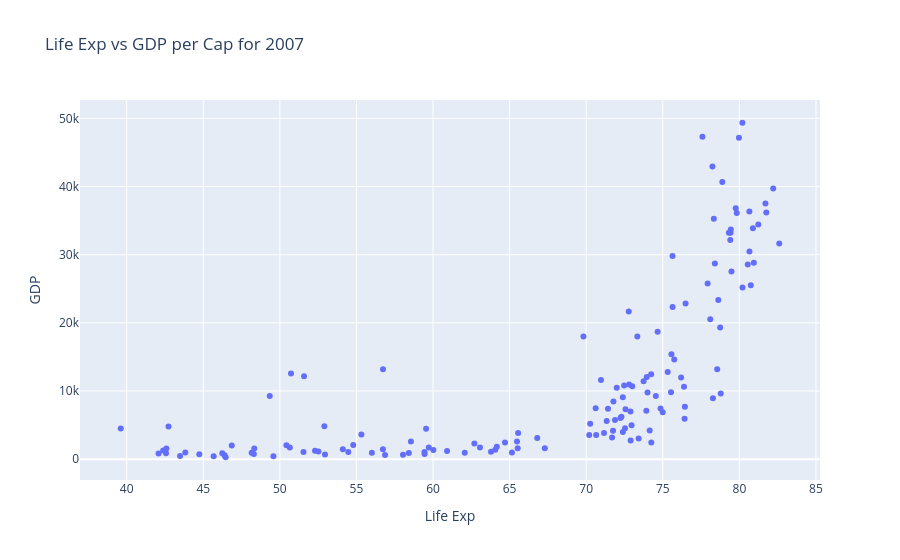

The notebook cell saved with this chart:
### Code cell
## scatter plot using plotly go
trace1 = go.Scatter(x=temp['lifeExp'],y=temp['gdpPercap'],mode='markers')

data = [trace1]
layout = go.Layout(title='Life Exp vs GDP per Cap for 2007',xaxis={'title':'Life Exp'},yaxis={'title':'GDP'})
fig = go.Figure(data,layout)

fig.show()

### Figure 1 — Plotly figure (JSON) as saved in the notebook; plotly's stock layout.template omitted (floating-point values rounded to 4 significant figures; data arrays with more than 128 entries replaced by an {"elided": "..."} marker saying what was removed)
{"data": [{"mode": "markers", "type": "scatter", "x": {"elided": "142 float values"}, "y": {"elided": "142 float values"}}], "layout": {"autosize": true, "title": {"text": "Life Exp vs GDP per Cap for 2007"}, "xaxis": {"autorange": true, "range": [36.93, 85.28], "title": {"text": "Life Exp"}, "type": "linear"}, "yaxis": {"autorange": true, "range": [-3773.0, 53410.0], "title": {"text": "GDP"}, "type": "linear"}}}
